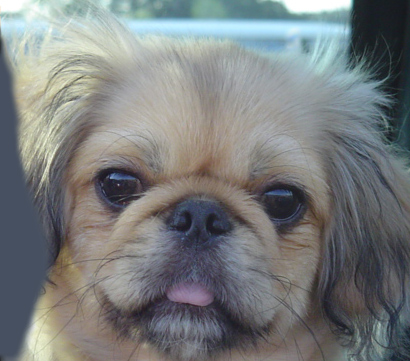
#> input picture homeworks/hw1/dog.jpg, 410 x 361 px, found by its file name
$ python test.py
#> lines starting #> are read from the running program, lines starting #| are printed output that depends on the picture
import numpy as np
from PIL import Image


def load_image(filename):
    img = np.asarray(Image.open(filename))
    img = img.astype("float32") / 255.0
    return img


arr = np.arange(25).reshape(5, 5)


def linear_filter(image, k, output):
    height, width = image.shape
    mid = k // 2
    for i in range(height - k + 1):
        for j in range(width - k + 1):
            output[i : k + i, j : k + j][mid, mid] = image[i : k + i, j : k + j].mean()


def convolve_image(image_main, filter_matrix, k=3):
    """Convolve a 2D image using the filter matrix.
    Args:
        image: a 2D numpy array.
        filter_matrix: a 2D numpy array.
        k: window size
    Returns:
        the convolved image, which is a 2D numpy array same size as the input image.

    TODO: Implement the convolve_image function here.
    """
#> called with image_main = array of shape (4, 5), filter_matrix = array of shape (3, 3), k = 3
    final_image = np.zeros_like(image_main)
    kernel_dim = filter_matrix.shape[0]
    pad = (kernel_dim - 1) // 2
    image_main = np.pad(image_main, [(pad, pad)], mode="constant")
    height, width = image_main.shape
    filter_matrix = np.fliplr(np.flipud(filter_matrix))
    for i in range(height - k + 1):
        for j in range(width - k + 1):
            final_image[i, j] = (
                image_main[i : k + i, j : k + j].ravel().dot(filter_matrix.ravel())
            )

    return final_image


mean_filt = np.array([[1, 0, 1], [0, 1, 0], [0, 0, 1]])
arr = np.array(
    [
        [25, 100, 75, 49, 130],
        [50, 80, 0, 70, 100],
        [5, 10, 20, 30, 0],
        [60, 50, 12, 24, 32],
        [37, 53, 55, 21, 90],
        [140, 17, 0, 23, 222],
    ]
)
input_image = np.array(
    [
        [1, 0, 1, 2, 2],
        [1, 1, 2, 2, 3],
        [1, 2, 2, 6, 3],
        [1, 1, 2, 2, 3],
    ]
)
kernel = np.array(
    [
        [0, 1, 0],
        [1, -4, 1],
        [0, 1, 0],
    ]
)
convolve_image(input_image, kernel, 3)


def circular_mask(height, width, center=None, radius=None):
    if center is None:
        center = (height // 2, width // 2)
    if radius is None:
        radius = height // 30
    Y, X = np.ogrid[:height, :width]
    xnorm = (X - center[0]) ** 2
    ynorm = (Y - center[1]) ** 2
    dist_from_center = np.sqrt(xnorm + ynorm)
    mask = dist_from_center <= radius
    return mask


path_to_dog_image = "/Users/rajmani/Documents/research/Home/python/computer-vision/homeworks/hw1/dog.jpg"
path_to_cat_image = "/Users/rajmani/Documents/research/Home/python/computer-vision/homeworks/hw1/cat.jpg"
dog = load_image(path_to_dog_image).mean(axis=-1)[:, 25:-24]
#> in load_image, img is the input picture: shape (361, 410, 3); mean R, G, B 121.2, 124.5, 125
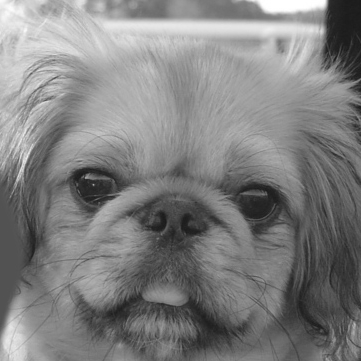
#> dog: shape (361, 361) float32; min 0.106, max 1, mean 0.502
cat = load_image(path_to_cat_image).mean(axis=-1)[:, 25:-24]
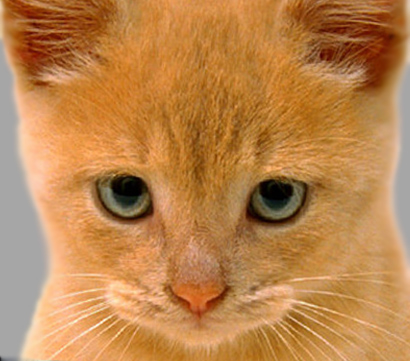
#> input picture homeworks/hw1/cat.jpg, 410 x 361 px, found by its file name
#> in load_image, img is the input picture: shape (361, 410, 3); mean R, G, B 188.2, 132.5, 77.1
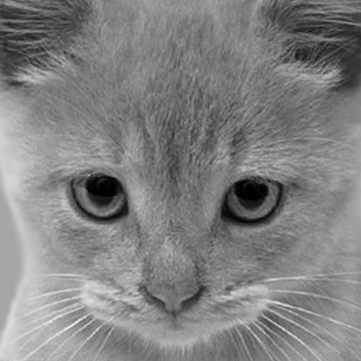
#> cat: shape (361, 361) float32; min 0, max 0.963, mean 0.508

cat_fft = np.fft.fftshift(np.fft.fft2(cat))
dog_fft = np.fft.fftshift(np.fft.fft2(dog))

print(cat_fft)
#> (printed output is left out)
test_cat = cat_fft[:6, :6]
circular_mask(*cat_fft.shape)
